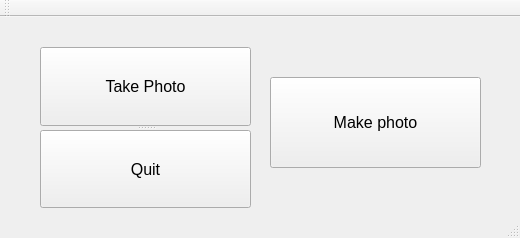
<?xml version="1.0" encoding="UTF-8"?>
<ui version="4.0">
 <class>MainWindow</class>
 <widget class="QMainWindow" name="MainWindow">
  <property name="geometry">
   <rect>
    <x>0</x>
    <y>0</y>
    <width>520</width>
    <height>238</height>
   </rect>
  </property>
  <property name="windowTitle">
   <string>MainWindow</string>
  </property>
  <widget class="QWidget" name="centralWidget">
   <widget class="QPushButton" name="pushButton_2">
    <property name="geometry">
     <rect>
      <x>270</x>
      <y>60</y>
      <width>211</width>
      <height>91</height>
     </rect>
    </property>
    <property name="font">
     <font>
      <pointsize>12</pointsize>
     </font>
    </property>
    <property name="text">
     <string>Make photo</string>
    </property>
   </widget>
   <widget class="QSplitter" name="splitter">
    <property name="geometry">
     <rect>
      <x>40</x>
      <y>30</y>
      <width>211</width>
      <height>161</height>
     </rect>
    </property>
    <property name="orientation">
     <enum>Qt::Vertical</enum>
    </property>
    <widget class="QPushButton" name="pushButton">
     <property name="font">
      <font>
       <pointsize>12</pointsize>
      </font>
     </property>
     <property name="text">
      <string>Take Photo</string>
     </property>
    </widget>
    <widget class="QPushButton" name="pushButton_3">
     <property name="font">
      <font>
       <pointsize>12</pointsize>
      </font>
     </property>
     <property name="text">
      <string>Quit</string>
     </property>
    </widget>
   </widget>
  </widget>
  <widget class="QMenuBar" name="menuBar">
   <property name="geometry">
    <rect>
     <x>0</x>
     <y>0</y>
     <width>520</width>
     <height>21</height>
    </rect>
   </property>
  </widget>
  <widget class="QToolBar" name="mainToolBar">
   <attribute name="toolBarArea">
    <enum>TopToolBarArea</enum>
   </attribute>
   <attribute name="toolBarBreak">
    <bool>false</bool>
   </attribute>
  </widget>
  <widget class="QStatusBar" name="statusBar"/>
 </widget>
 <layoutdefault spacing="6" margin="11"/>
 <resources/>
 <connections>
  <connection>
   <sender>pushButton_3</sender>
   <signal>clicked()</signal>
   <receiver>MainWindow</receiver>
   <slot>close()</slot>
   <hints>
    <hint type="sourcelabel">
     <x>145</x>
     <y>176</y>
    </hint>
    <hint type="destinationlabel">
     <x>302</x>
     <y>156</y>
    </hint>
   </hints>
  </connection>
 </connections>
</ui>
